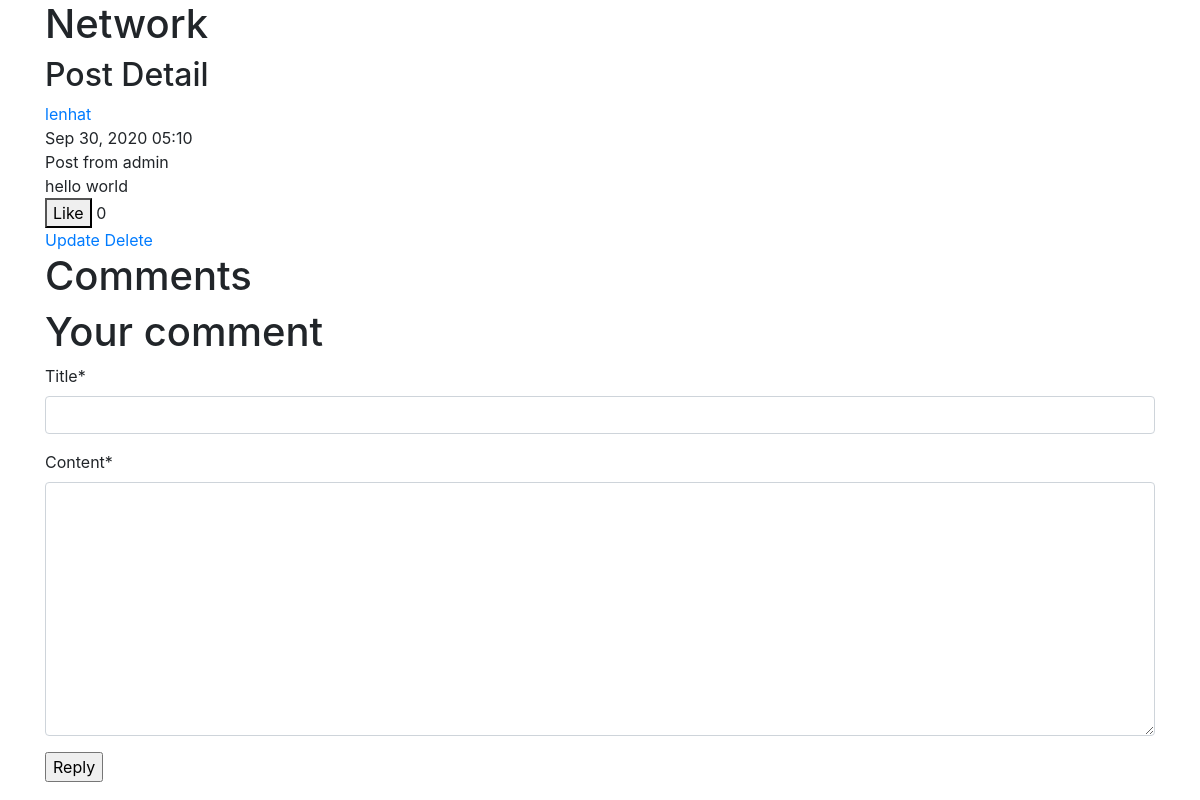
Page /post/1/ (signed in) on the earlier database version.
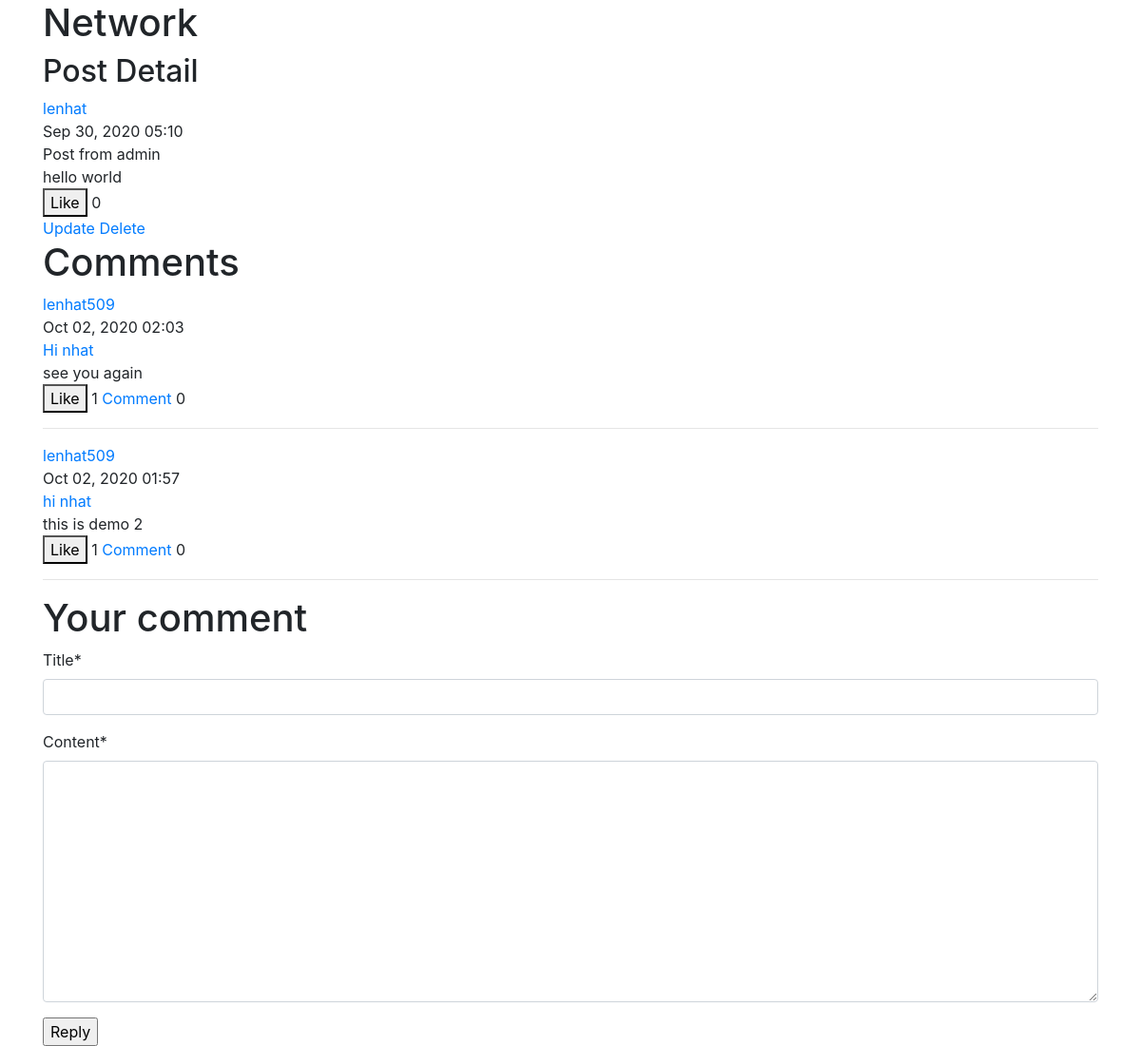
Same page on the later database version.
### posts/models.py (models this page shows, shortened)
class Post(models.Model):
    title = models.CharField(max_length=200)
    content = models.TextField()
    date_posted = models.DateTimeField(default=timezone.now)
    author = models.ForeignKey(User, on_delete=models.CASCADE)
    likes = models.ManyToManyField(User, related_name='interesting_posts', blank=True)
    comment_to = models.ForeignKey('self', related_name='comments', blank=True, null=True, on_delete=models.CASCADE)

### posts/views.py (the view, shortened to what this page needs)
# urls.py: path('post/<int:pk>/', views.PostDetailView.as_view(), name='post-detail'),
class PostDetailView(LoginRequiredMixin, CreateView, SingleObjectMixin):
    model = Post
    template_name='posts/detail.html'
    fields = ['title', 'content']
    def get_context_data(self, **kwargs):
        context = super(PostDetailView, self).get_context_data(**kwargs)
        context['post'] = self.get_object()
        context['comments'] = self.get_object().comments.order_by('-date_posted')
        return context

### posts/templates/posts/detail.html (shortened to what this page needs)
{% extends 'users/layout.html' %}
{% load crispy_forms_tags %}
{% load tz %}
{% block body %}
    <h2>Post Detail</h2>
    <div class="post" data-id='{{post.id}}'>
        <a href="{% url 'user-posts' post.author.username %}">{{ post.author.username }}</a> <br>
        {{ post.date_posted|localtime|date:'M d, Y H:i'}} <br>
        {{ post.title }} <br>
        {{ post.content }} <br>
        <button id='toggle-like'>
            {% if user in post.likes.all %}
                Liked
            {% else %}
                Like
            {% endif %}
        </button>
        <span id="number-likes">{{post.likes.count}}</span>
    </div>
    {% if user == post.author %}
        <a href="{% url 'update-post' post.id %}">Update</a>
        <a href="{% url 'delete-post' post.id %}">Delete</a>
    {% endif %}
    <h1>Comments</h1>
    {% if comments %}
        {% for post in comments %}
        <div class="post" data-id='{{post.id}}'>
            <a href="{% url 'user-posts' post.author.username %}">{{ post.author.username }}</a> <br>
            {{ post.date_posted|localtime|date:'M d, Y H:i'}} <br>
            <a href="{% url 'post-detail' post.id %}">{{ post.title }}</a> <br>
            {{ post.content }} <br>
            <button id='toggle-like'>
                {% if user in post.likes.all %}
                    Liked
                {% else %}
                    Like
                {% endif %}
            </button>
            <span id="number-likes">{{post.likes.count}}</span>
            <a href="{% url 'post-detail' post.id %}">Comment</a>
            <span id='number-comments'>{{post.comments.count}}</span>
        </div>
        <hr>
        {% endfor %}
    {% endif %}
    <h1>Your comment</h1>
    <form action="" method="POST">
        {{ form|crispy }}
        <input type="submit" value='Reply'>
    </form>
{% endblock body %}

Differences in the rows shown:
added Post: author.username "lenhat509", date_posted "Oct 02, 2020 02:03", title "Hi nhat", content "see you again", shows "Like", likes.count "1", comments.count "0"
added Post: author.username "lenhat509", date_posted "Oct 02, 2020 01:57", title "hi nhat", content "this is demo 2", shows "Like", likes.count "1", comments.count "0"
